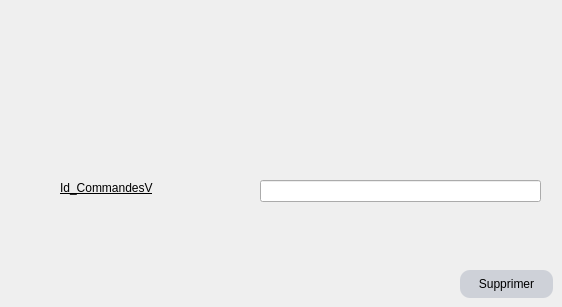
      <widget class="QWidget" name="tab_6">
       <attribute name="title">
        <string>Supprimer Commandes de Ventes</string>
       </attribute>
       <widget class="QLabel" name="label_21">
        <property name="geometry">
         <rect>
          <x>60</x>
          <y>180</y>
          <width>111</width>
          <height>16</height>
         </rect>
        </property>
        <property name="styleSheet">
         <string notr="true">color: rgb(0, 0, 0);
border-color: rgb(255, 255, 255);
text-decoration: underline;
font: 75 10pt &quot;MS Shell Dlg 2&quot;;
</string>
        </property>
        <property name="text">
         <string>Id_CommandesV</string>
        </property>
       </widget>
       <widget class="QLineEdit" name="lineEdit_5">
        <property name="geometry">
         <rect>
          <x>260</x>
          <y>180</y>
          <width>281</width>
          <height>22</height>
         </rect>
        </property>
       </widget>
       <widget class="QPushButton" name="pushButton_3">
        <property name="geometry">
         <rect>
          <x>460</x>
          <y>270</y>
          <width>93</width>
          <height>28</height>
         </rect>
        </property>
        <property name="styleSheet">
         <string notr="true">
QPushButton{
background:#ced1d8;
border-style:outset;
border-radius:10px;
}
QPushButton:pressed{
background-color:rgb(224,0,0);
border-style:inset;}
QPushButton:hover {
    background-color:rgb(5, 255, 0);
    }
</string>
        </property>
        <property name="text">
         <string>Supprimer</string>
        </property>
       </widget>
      </widget>
